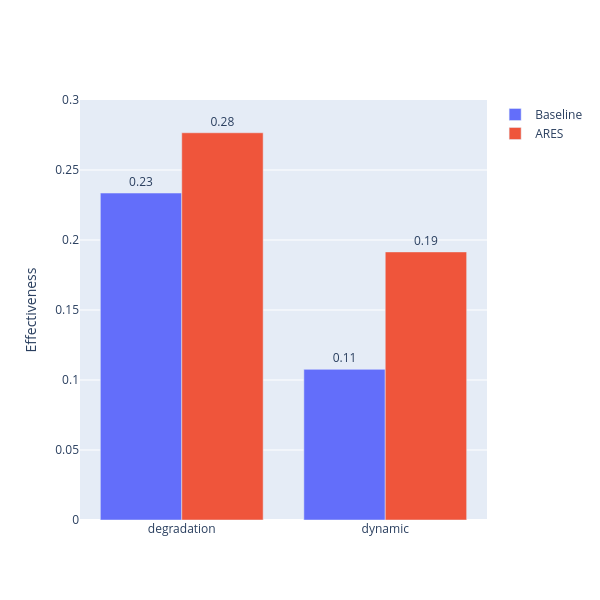

The cell this chart's notebook holds for it:
### Code cell
# RQ 2 - Effectiveness
import pandas as pd
import plotly.graph_objects as go

df_deg = pd.read_csv('data/evaluation/rq2/effectiveness_degradation.csv')
df_dyn = pd.read_csv('data/evaluation/rq2/effectiveness_dynamic.csv')

def get_values(df):
    baseline = df[df['system'] == 'Baseline']['effectiveness'].values[0]
    ares = df[df['system'] == 'ARES']['effectiveness'].values[0]
    return baseline, ares

baseline_deg, ares_deg = get_values(df_deg)
baseline_dyn, ares_dyn = get_values(df_dyn)

scenarios = ['degradation', 'dynamic']

fig = go.Figure()

# Baseline
fig.add_trace(go.Bar(
    x=scenarios,
    y=[baseline_deg, baseline_dyn],
    name='Baseline',
    text=[f"{baseline_deg:.2f}", f"{baseline_dyn:.2f}"],
    textposition='outside'
))

# ARES
fig.add_trace(go.Bar(
    x=scenarios,
    y=[ares_deg, ares_dyn],
    name='ARES',
    text=[f"{ares_deg:.2f}", f"{ares_dyn:.2f}"],
    textposition='outside'
))

fig.update_layout(
    yaxis_title='Effectiveness',
    barmode='group',
    yaxis=dict(range=[0, 0.3]),
    width=600,
    height=600
)

fig.show()

### Figure 1 — Plotly figure (JSON) as saved in the notebook; plotly's stock layout.template omitted (floating-point values rounded to 4 significant figures)
{"data": [{"name": "Baseline", "text": ["0.23", "0.11"], "textposition": "outside", "type": "bar", "x": ["degradation", "dynamic"], "y": [0.2335, 0.1076]}, {"name": "ARES", "text": ["0.28", "0.19"], "textposition": "outside", "type": "bar", "x": ["degradation", "dynamic"], "y": [0.2766, 0.1915]}], "layout": {"barmode": "group", "height": 600, "width": 600, "yaxis": {"range": [0, 0.3], "title": {"text": "Effectiveness"}}}}
